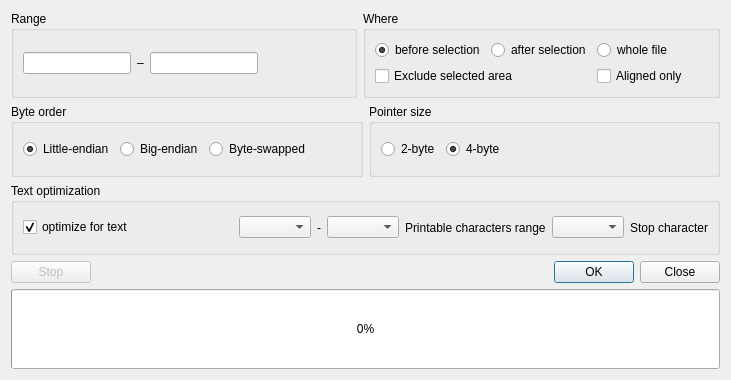
<?xml version="1.0" encoding="UTF-8"?>
<ui version="4.0">
 <class>PointersDialog</class>
 <widget class="QDialog" name="PointersDialog">
  <property name="geometry">
   <rect>
    <x>0</x>
    <y>0</y>
    <width>731</width>
    <height>380</height>
   </rect>
  </property>
  <property name="windowTitle">
   <string>Find pointers</string>
  </property>
  <property name="modal">
   <bool>false</bool>
  </property>
  <layout class="QGridLayout" name="gridLayout">
   <item row="0" column="0">
    <layout class="QVBoxLayout" name="verticalLayout">
     <property name="sizeConstraint">
      <enum>QLayout::SetMinimumSize</enum>
     </property>
     <item>
      <layout class="QHBoxLayout" name="rangeWhereLayout">
       <item>
        <widget class="QGroupBox" name="gbRange">
         <property name="title">
          <string>Range</string>
         </property>
         <layout class="QHBoxLayout" name="manualRangeLayout">
          <item>
           <widget class="QLineEdit" name="leRangeBegin">
            <property name="inputMask">
             <string>hhhhh</string>
            </property>
            <property name="maxLength">
             <number>5</number>
            </property>
           </widget>
          </item>
          <item>
           <widget class="QLabel" name="lbRangeDash">
            <property name="text">
             <string>–</string>
            </property>
           </widget>
          </item>
          <item>
           <widget class="QLineEdit" name="leRangeEnd">
            <property name="inputMask">
             <string>hhhhh</string>
            </property>
            <property name="maxLength">
             <number>5</number>
            </property>
           </widget>
          </item>
          <item>
           <spacer name="rangeStretch">
            <property name="orientation">
             <enum>Qt::Horizontal</enum>
            </property>
            <property name="sizeType">
             <enum>QSizePolicy::Expanding</enum>
            </property>
            <property name="sizeHint" stdset="0">
             <size>
              <width>40</width>
              <height>20</height>
             </size>
            </property>
           </spacer>
          </item>
         </layout>
        </widget>
       </item>
       <item>
        <widget class="QGroupBox" name="gbWhere">
         <property name="title">
          <string>Where</string>
         </property>
         <layout class="QGridLayout" name="gridLayout_2">
          <property name="sizeConstraint">
           <enum>QLayout::SetFixedSize</enum>
          </property>
          <item row="0" column="0">
           <widget class="QRadioButton" name="rbBefore">
            <property name="toolTip">
             <string>Search only before selection</string>
            </property>
            <property name="text">
             <string>before selection</string>
            </property>
            <property name="checked">
             <bool>true</bool>
            </property>
            <attribute name="buttonGroup">
             <string notr="true">bgSearchDir</string>
            </attribute>
           </widget>
          </item>
          <item row="0" column="1">
           <widget class="QRadioButton" name="rbAfter">
            <property name="toolTip">
             <string>Search only after selection</string>
            </property>
            <property name="text">
             <string>after selection</string>
            </property>
            <attribute name="buttonGroup">
             <string notr="true">bgSearchDir</string>
            </attribute>
           </widget>
          </item>
          <item row="0" column="2">
           <widget class="QRadioButton" name="rbBoth">
            <property name="toolTip">
             <string>Search in the whole file</string>
            </property>
            <property name="text">
             <string>whole file</string>
            </property>
            <attribute name="buttonGroup">
             <string notr="true">bgSearchDir</string>
            </attribute>
           </widget>
          </item>
          <item row="0" column="3">
           <spacer name="horizontalSpacer">
            <property name="orientation">
             <enum>Qt::Horizontal</enum>
            </property>
            <property name="sizeType">
             <enum>QSizePolicy::MinimumExpanding</enum>
            </property>
            <property name="sizeHint" stdset="0">
             <size>
              <width>20</width>
              <height>20</height>
             </size>
            </property>
           </spacer>
          </item>
          <item row="1" column="0" colspan="2" alignment="Qt::AlignLeft">
           <widget class="QCheckBox" name="cbExcludeSelection">
            <property name="text">
             <string>Exclude selected area</string>
            </property>
            <property name="checked">
             <bool>false</bool>
            </property>
           </widget>
          </item>
          <item row="1" column="2">
           <widget class="QCheckBox" name="cbAlignedOnly">
            <property name="text">
             <string>Aligned only</string>
            </property>
            <property name="checked">
             <bool>false</bool>
            </property>
           </widget>
          </item>
         </layout>
        </widget>
       </item>
      </layout>
     </item>
     <item>
      <layout class="QHBoxLayout" name="byteOrderPointerSizeLayout">
       <item>
        <widget class="QGroupBox" name="gbByteOrder">
         <property name="title">
          <string>Byte order</string>
         </property>
         <layout class="QHBoxLayout" name="byteOrderLayout">
          <item>
           <widget class="QRadioButton" name="rbLE">
            <property name="text">
             <string>Little-endian</string>
            </property>
            <property name="checked">
             <bool>true</bool>
            </property>
            <attribute name="buttonGroup">
             <string notr="true">bgEndianness</string>
            </attribute>
           </widget>
          </item>
          <item>
           <widget class="QRadioButton" name="rbBE">
            <property name="text">
             <string>Big-endian</string>
            </property>
            <attribute name="buttonGroup">
             <string notr="true">bgEndianness</string>
            </attribute>
           </widget>
          </item>
          <item>
           <widget class="QRadioButton" name="rbSW">
            <property name="text">
             <string>Byte-swapped</string>
            </property>
            <attribute name="buttonGroup">
             <string notr="true">bgEndianness</string>
            </attribute>
           </widget>
          </item>
          <item>
           <spacer name="horizontalSpacer_2">
            <property name="orientation">
             <enum>Qt::Horizontal</enum>
            </property>
            <property name="sizeHint" stdset="0">
             <size>
              <width>40</width>
              <height>20</height>
             </size>
            </property>
           </spacer>
          </item>
         </layout>
        </widget>
       </item>
       <item>
        <widget class="QGroupBox" name="gbPointerSize">
         <property name="title">
          <string>Pointer size</string>
         </property>
         <layout class="QHBoxLayout" name="pointerSizeLayout">
          <item>
           <widget class="QRadioButton" name="rb2Byte">
            <property name="text">
             <string>2-byte</string>
            </property>
            <attribute name="buttonGroup">
             <string notr="true">bgPointerSize</string>
            </attribute>
           </widget>
          </item>
          <item>
           <widget class="QRadioButton" name="rb4Byte">
            <property name="text">
             <string>4-byte</string>
            </property>
            <property name="checked">
             <bool>true</bool>
            </property>
            <attribute name="buttonGroup">
             <string notr="true">bgPointerSize</string>
            </attribute>
           </widget>
          </item>
          <item>
           <spacer name="horizontalSpacer_3">
            <property name="orientation">
             <enum>Qt::Horizontal</enum>
            </property>
            <property name="sizeType">
             <enum>QSizePolicy::Expanding</enum>
            </property>
            <property name="sizeHint" stdset="0">
             <size>
              <width>40</width>
              <height>20</height>
             </size>
            </property>
           </spacer>
          </item>
         </layout>
        </widget>
       </item>
      </layout>
     </item>
     <item>
      <widget class="QGroupBox" name="gbTextOptimization">
       <property name="title">
        <string>Text optimization</string>
       </property>
       <layout class="QHBoxLayout" name="horizontalLayout_3">
        <item>
         <widget class="QCheckBox" name="cbOptimize">
          <property name="toolTip">
           <string>Increases speed search for text pointers</string>
          </property>
          <property name="text">
           <string>optimize for text</string>
          </property>
          <property name="checked">
           <bool>true</bool>
          </property>
         </widget>
        </item>
        <item>
         <spacer name="horizontalSpacer_4">
          <property name="orientation">
           <enum>Qt::Horizontal</enum>
          </property>
          <property name="sizeHint" stdset="0">
           <size>
            <width>40</width>
            <height>20</height>
           </size>
          </property>
         </spacer>
        </item>
        <item>
         <widget class="QComboBox" name="cbRangeStart">
          <property name="maximumSize">
           <size>
            <width>80</width>
            <height>16777215</height>
           </size>
          </property>
         </widget>
        </item>
        <item>
         <widget class="QLabel" name="lbMinus">
          <property name="text">
           <string>-</string>
          </property>
         </widget>
        </item>
        <item>
         <widget class="QComboBox" name="cbRangeEnd">
          <property name="maximumSize">
           <size>
            <width>80</width>
            <height>16777215</height>
           </size>
          </property>
         </widget>
        </item>
        <item>
         <widget class="QLabel" name="lbFirstChar">
          <property name="text">
           <string>Printable characters range</string>
          </property>
         </widget>
        </item>
        <item>
         <widget class="QComboBox" name="cbStopChar"/>
        </item>
        <item>
         <widget class="QLabel" name="lbStopChar">
          <property name="text">
           <string>Stop character</string>
          </property>
         </widget>
        </item>
       </layout>
      </widget>
     </item>
     <item>
      <layout class="QHBoxLayout" name="buttonLayout">
       <item>
        <widget class="QPushButton" name="btnStop">
         <property name="enabled">
          <bool>false</bool>
         </property>
         <property name="text">
          <string>Stop</string>
         </property>
        </widget>
       </item>
       <item>
        <spacer name="buttonSpacer">
         <property name="orientation">
          <enum>Qt::Horizontal</enum>
         </property>
         <property name="sizeType">
          <enum>QSizePolicy::Expanding</enum>
         </property>
         <property name="sizeHint" stdset="0">
          <size>
           <width>40</width>
           <height>20</height>
          </size>
         </property>
        </spacer>
       </item>
       <item>
        <widget class="QDialogButtonBox" name="bbControls">
         <property name="orientation">
          <enum>Qt::Horizontal</enum>
         </property>
         <property name="standardButtons">
          <set>QDialogButtonBox::Close|QDialogButtonBox::Ok</set>
         </property>
         <property name="centerButtons">
          <bool>false</bool>
         </property>
        </widget>
       </item>
      </layout>
     </item>
     <item>
      <layout class="QHBoxLayout" name="progressLayout">
       <property name="spacing">
        <number>0</number>
       </property>
       <property name="leftMargin">
        <number>0</number>
       </property>
       <property name="topMargin">
        <number>0</number>
       </property>
       <property name="rightMargin">
        <number>0</number>
       </property>
       <property name="bottomMargin">
        <number>0</number>
       </property>
       <item>
        <widget class="QProgressBar" name="progressBar">
         <property name="minimumSize">
          <size>
           <width>0</width>
           <height>80</height>
          </size>
         </property>
         <property name="visible">
          <bool>false</bool>
         </property>
         <property name="minimum">
          <number>0</number>
         </property>
         <property name="maximum">
          <number>100</number>
         </property>
         <property name="value">
          <number>0</number>
         </property>
         <property name="textVisible">
          <bool>true</bool>
         </property>
        </widget>
       </item>
      </layout>
     </item>
    </layout>
   </item>
  </layout>
 </widget>
 <resources/>
 <connections/>
 <buttongroups>
  <buttongroup name="bgPointerSize"/>
  <buttongroup name="bgEndianness"/>
  <buttongroup name="bgSearchDir"/>
 </buttongroups>
</ui>
